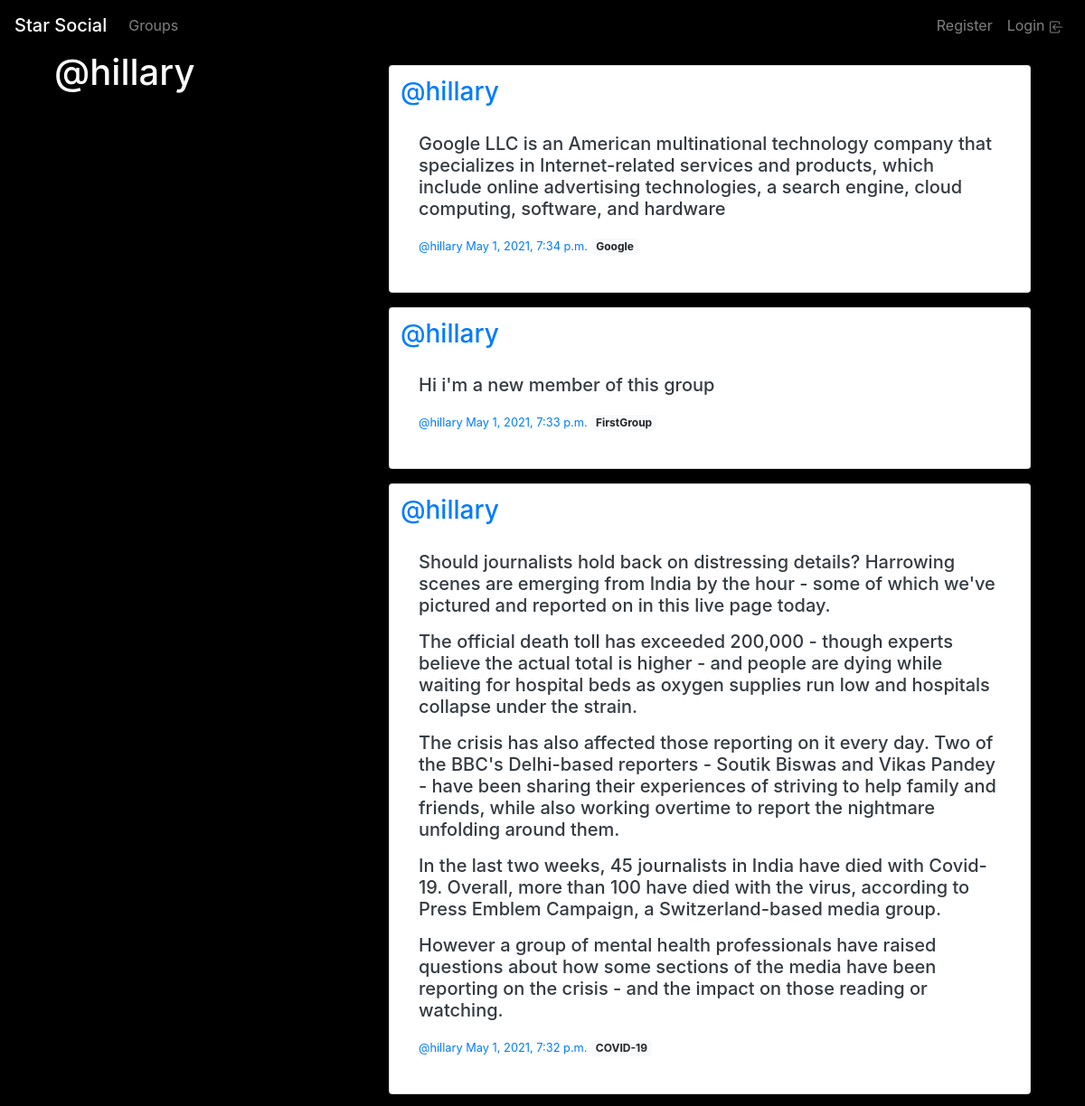
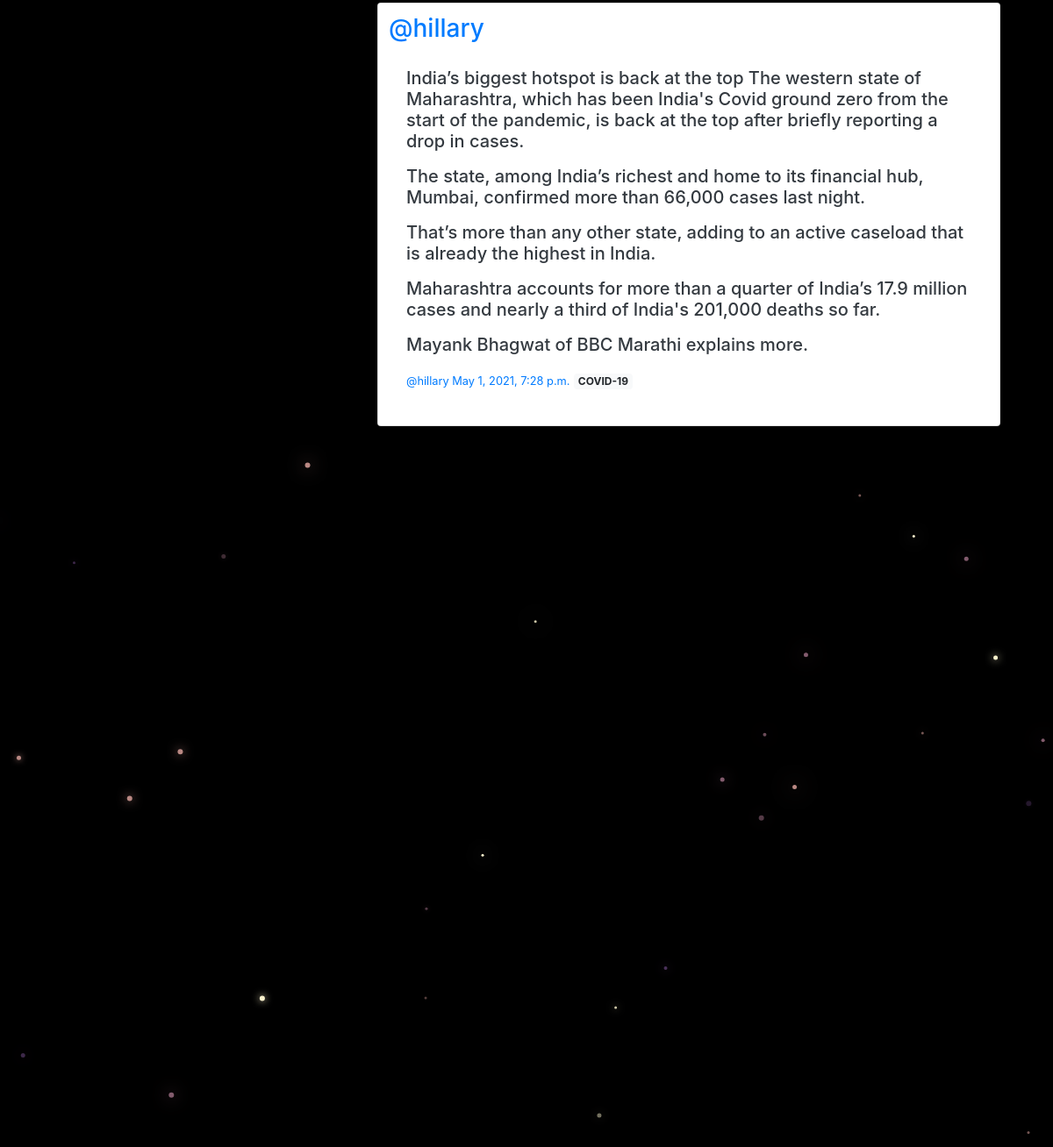
/posts/by/hillary/, run on the app's committed database (2 pictures, top to bottom).
### posts/models.py (models this page shows, shortened)
class Post(models.Model):
    user = models.ForeignKey(User, on_delete=models.CASCADE, related_name='posts')
    created_at = models.DateTimeField(auto_now=True)
    message = models.TextField()
    message_html = models.TextField(editable=False)
    group = models.ForeignKey(Group, on_delete=models.CASCADE, blank=True, null=True, related_name='posts')
    class Meta:
        ordering = ['-created_at']
        unique_together = ['user', 'message']

### groups/models.py (models this page shows, shortened)
class Group(models.Model):
    name = models.CharField(max_length=255, unique=True)
    slug = models.SlugField(allow_unicode=True, unique=True)
    description = models.TextField(blank=True, default='')
    description_html = models.TextField(editable=False, blank=True, default='')
    members = models.ManyToManyField(User, through='GroupMember')
    created_by = models.ForeignKey(User, on_delete=models.CASCADE, related_name='admin')
    created_at = models.DateTimeField(auto_now=True)
    class Meta:
        ordering = ['name']

### posts/views.py (the view)
# urls.py: path('by/<str:username>/', UserPosts.as_view(), name='for_user'),
class UserPosts(ListView):
    model = Post
    template_name = 'posts/user_posts.html'
    context_object_name = 'posts'
    def get_queryset(self):
        try:
            self.post_user = User.objects.prefetch_related('posts').get(username__iexact=self.kwargs.get('username'))
        except User.DoesNotExist:
            raise Http404
        else:
            return self.post_user.posts.all()
    def get_context_data(self, **kwargs):
        context = super().get_context_data(**kwargs)
        context['post_user'] = self.post_user
        return context

### posts/templates/posts/user_posts.html
{% extends 'posts/base.html' %}
{% block prepost %}
<div class="col-md-4">
  <h1>@{{ post_user.username }}</h1>
</div>
{% endblock %}
{% block post_content %}
<div class="col-md-8 mt-3">
  {% for posts in object_list %}
  {% include 'posts/_post.html' %}
  {% endfor %}
</div>
{% endblock %}

### posts/templates/posts/base.html (shortened to what this page needs)
{% extends 'base.html' %}
{% block content %}
<div class="posts-page">
  <div class="container">
    <div class="row">
      {% block prepost %}{% endblock %}
      {% block post_content %}{% endblock %}
    </div>
  </div>
</div>
{% endblock content %}

### templates/base.html (shortened to what this page needs)
<!doctype html>
{% load static %}
<html lang="en">
  <head>
    <link rel="stylesheet" href="https://stackpath.bootstrapcdn.com/bootstrap/4.5.0/css/bootstrap.min.css">
    <link rel="stylesheet" href="{% static 'css/master.css' %}">
  </head>
  <body>
    <nav class="navbar navbar-expand-lg navbar-dark">
      <a class="navbar-brand mb-0 h1" href="{% url 'home' %}">Star Social</a>
      <div class="collapse navbar-collapse" id="navbarSupportedContent">
          {% if user.is_authenticated %}
            <ul class="navbar-nav mr-auto">
              <li class="nav-item">
                <a class="nav-link" href="{% url 'posts:create' %}">Post</a>
              </li>
              <li class="nav-item">
                <a class="nav-link" href="{% url 'groups:all' %}">Groups</a>
              </li>
              <li class="nav-item">
                <a class="nav-link" href="{% url 'groups:create' %}">Create Groups</a>
              </li>
            </ul>
            {% else %}
            <ul class="navbar-nav">
              <li class="nav-item">
                <a class="nav-link" href="{% url 'groups:all' %}">Groups</a>
              </li>
            </ul>
            {% endif %}
        <ul class="navbar-nav ml-auto">
            {% if user.is_authenticated %}
            <li class="nav-item">
              <a class="dropdown-item" href="#" style="background-color:white;">{{ user.username }}
                <svg class="bi bi-person" width="1em" height="1em" viewBox="0 0 16 16" fill="currentColor" xmlns="http://www.w3.org/2000/svg">
                  <path fill-rule="evenodd" d="M13 14s1 0 1-1-1-4-6-4-6 3-6 4 1 1 1 1h10zm-9.995-.944v-.002.002zM3.022 13h9.956a.274.274 0 0 0 .014-.002l.008-.002c-.001-.246-.154-.986-.832-1.664C11.516 10.68 10.289 10 8 10c-2.29 0-3.516.68-4.168 1.332-.678.678-.83 1.418-.832 1.664a1.05 1.05 0 0 0 .022.004zm9.974.056v-.002.002zM8 7a2 2 0 1 0 0-4 2 2 0 0 0 0 4zm3-2a3 3 0 1 1-6 0 3 3 0 0 1 6 0z"/>
                </svg>
              </a>
            </li>
            <li class="nav-item">
              <a class="nav-link" href="{% url 'accounts:register' %}">Register</a>
            </li>
            <li class="nav-item">
              <a class="nav-link" href="{% url 'accounts:logout' %}">Logout</a>
            </li>
            {% else %}
            <li class="nav-item">
              <a class="nav-link" href="{% url 'accounts:register' %}">Register</a>
            </li>
            <li class="nav-item">
              <a class="nav-link" href="{% url 'accounts:login' %}">Login
              </a>
            </li>
            {% endif %}
          </div>
    </nav>
    <div class="container">
      {% block content %}
      {% endblock content %}
    </div>
    <canvas id="canvas"></canvas>
  </body>
</html>

### posts/templates/posts/_post.html (shortened to what this page needs)
<div class="card mb-3" style="padding: 12px 12px 12px 12px;">
	<h3 class="mr-5"><a href="{% url 'posts:for_user' username=posts.user.username %}">@{{ posts.user.username }}</a></h3>
	<div class="card-body">
		<h5 class="text-dark">{{ posts.message_html|safe }}</h5>
	<small><a href="{% url 'posts:single' username=posts.user.username pk=posts.pk %}">@{{ posts.user.username }} <time class="time">{{ posts.created_at }}</time></a></small>
				{% if posts.group %}
	  			<span class="badge badge-light">{{ posts.group.name }}</span>
				{% endif %}
	</div>
</div>

### static/css/master.css (style rules this page uses)
body { margin: 0; overflow: auto; background-color: black; color:white; }

### data on the page
Post: user.username "hillary", message_html "Google LLC is an American multinational technology company that specializes in Internet-related services and products, which include online advertising technologies, a search engine, cloud computing, software, and hardware", created_at "May 1, 2021, 7:34 p.m.", group.name "Google"
Post: user.username "hillary", message_html "Hi i'm a new member of this group", created_at "May 1, 2021, 7:33 p.m.", group.name "FirstGroup"
Post: user.username "hillary", message_html "Should journalists hold back on distressing details? Harrowing scenes are emerging from India by the hour - some of which we've pictured and reported on in this live page today. The official death toll has exceeded 200,000 - though experts believe the actual total is higher - and people are dying while waiting for hospital beds as oxygen supplies run low and hospitals collapse under the strain. The crisis has also affected those reporting on it every day. Two of the BBC's Delhi-based reporters - Soutik Biswas and Vikas Pandey - have been sharing their experiences of striving to help family and friends, while also working overtime to report the nightmare unfolding around them. In the last…", created_at "May 1, 2021, 7:32 p.m.", group.name "COVID-19"
Post: user.username "hillary", message_html "India’s biggest hotspot is back at the top The western state of Maharashtra, which has been India's Covid ground zero from the start of the pandemic, is back at the top after briefly reporting a drop in cases. The state, among India’s richest and home to its financial hub, Mumbai, confirmed more than 66,000 cases last night. That’s more than any other state, adding to an active caseload that is already the highest in India. Maharashtra accounts for more than a quarter of India’s 17.9 million cases and nearly a third of India's 201,000 deaths so far. Mayank Bhagwat of BBC Marathi explains more.", created_at "May 1, 2021, 7:28 p.m.", group.name "COVID-19"

### other printed values
{{ post_user.username }} "hillary"
